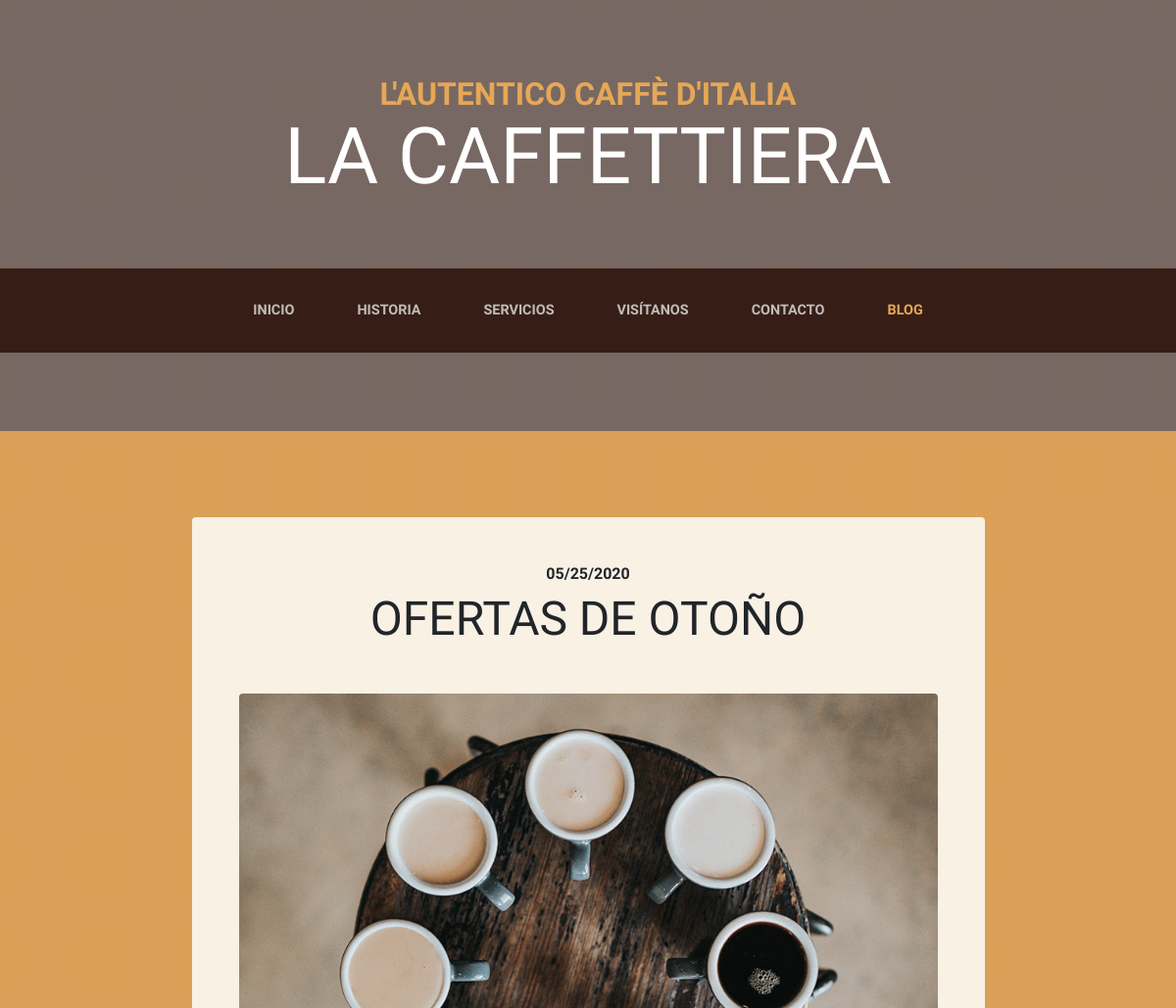
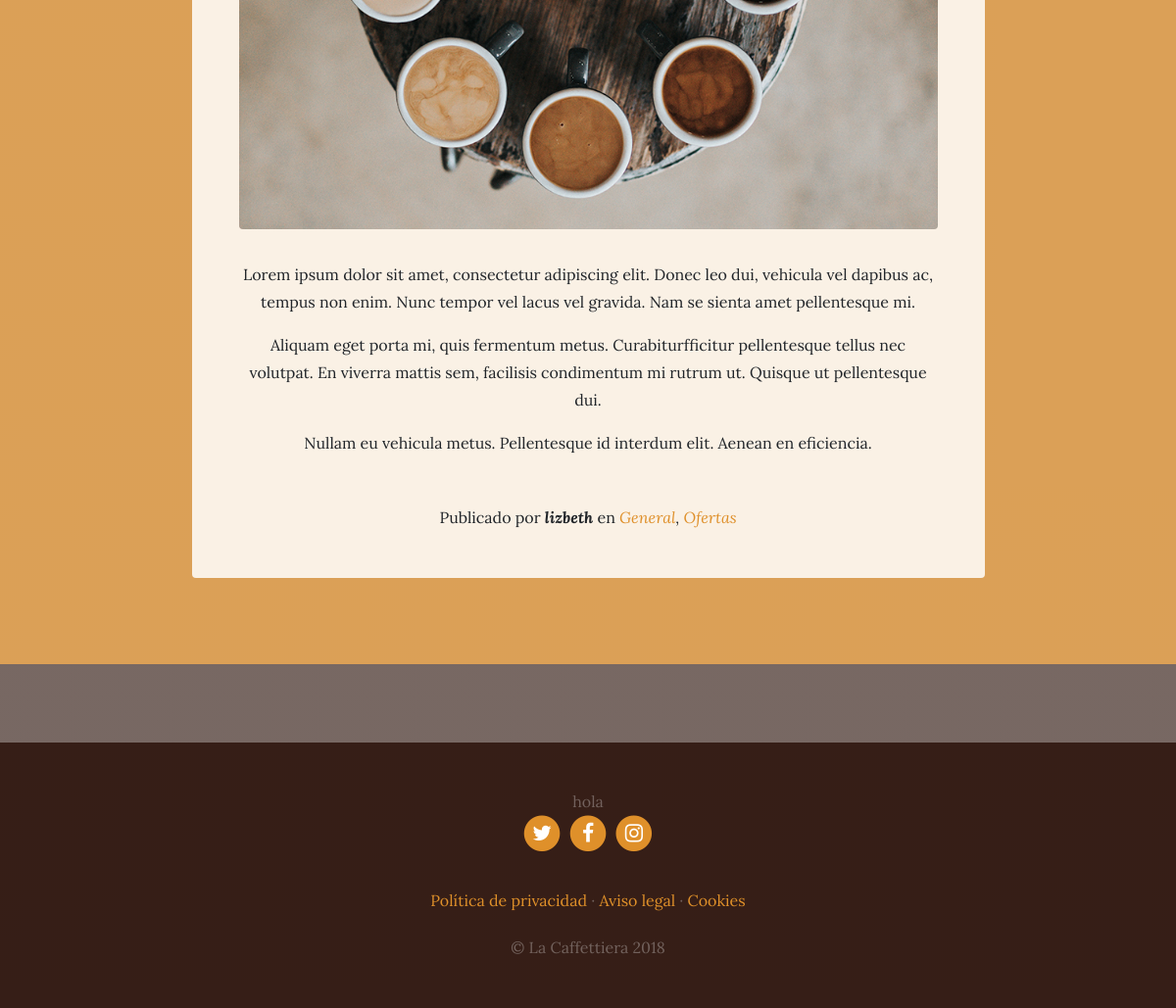
Screenshot of /blog/ with the database file from the repository (2 pictures, top to bottom).
### blog/models.py (models this page shows, shortened)
class Post(models.Model):
    title = models.CharField(max_length=200, verbose_name="Titulo")
    content = models.TextField(verbose_name="Contedido")
    published = models.DateTimeField(verbose_name="Fecha de publicación", default=now)
    image = models.ImageField(verbose_name="Imagen", upload_to="blog", null=True, blank=True)
    autor = models.ForeignKey(User, verbose_name="Autor", on_delete=models.CASCADE)
    categories = models.ManyToManyField(Category, verbose_name="Categorias", related_name="get_posts")
    created = models.DateTimeField(auto_now_add=True, verbose_name="Fecha de creación")
    updated = models.DateTimeField(auto_now=True, verbose_name="Fecha de edición")
    class meta:
        verbose_name = "entrada"
        verbose_name_plural = "entradas"
        ordering = ['-created']

class Category(models.Model):
    name = models.CharField(max_length=100, verbose_name="Nombre")
    created = models.DateTimeField(auto_now_add=True, verbose_name="Fecha de creación")
    updated = models.DateTimeField(auto_now=True, verbose_name="Fecha de edición")
    class meta:
        verbose_name = "categoria"
        verbose_name_plural = "categorias"
        ordering = ['-created']

### blog/views.py (the view)
# urls.py: path('', views.blog, name="blog"),
def blog(request):
    return render(request, "blog/blog.html", {'posts':posts})

### social/processors.py (called while the page is built)
def ctx_dict(request):
    ctx = {'test':'hola'}
    return ctx

### blog/templates/blog/blog.html (shortened to what this page needs)
{% extends 'core/base.html' %}
{% load static %}
{% block content %}
  {% for post in posts%}
    <section class="page-section cta">
      <div class="container">
        <div class="row">
          <div class="col-xl-9 mx-auto">
            <div class="cta-innerv text-center rounded">
              <h2 class="section-heading mb-5">
                <span class="section-heading-upper">{{post.published|date:"SHORT_DATE_FORMAT"}}</span>
                <span class="section-heading-lower">{{post.title}}</span>
              </h2>
              <p class="mb-0">
                <img class="mx-auto d-flex rounded img-fluid mb-3 mb-lg-0" src="{{post.image.url}}" alt="">
              </p>
              <p class="mb-0 mbt">
                {{post.content|linebreaks}}
            </p>
              <p class="mb-0 mbt">
                <span class="section-heading-under">Publicado por <em><b>{{post.autor}}</b></em> en
                  <em>
                    {% for category in post.categories.all%}
                 <a href="{% url 'category' category.id %}" class="link">{{category.name}}</a>{% if not forloop.last%}, {% endif %}
                 {% endfor%}
                  </span>
              </p>
            </div>
          </div>
        </div>
      </div>
    </section>
  {% endfor%}
{% endblock %}

### core/static/core/css/business-casual.css (style rules this page uses)
body { font-family: 'Lora'; background: linear-gradient(rgba(47, 23, 15, 0.65), rgba(47, 23, 15, 0.65)), url("../img/bg.jpg"); background-attachment: fixed; background-position: center; background-size: cover; }
h1, h2, h3, h4, h5, h6 { font-family: 'Raleway'; }
p { line-height: 1.75; }
.page-section { margin-top: 5rem; margin-bottom: 5rem; }
.section-heading { text-transform: uppercase; }
.section-heading .section-heading-upper { display: block; font-size: 1rem; font-weight: 800; padding-bottom:.5rem; }
.section-heading .section-heading-lower { display: block; font-size: 3rem; font-weight: 100; }
.cta { padding-top: 5rem; padding-bottom: 5rem; background-color: rgba(230, 167, 86, 0.9); }
.cta .cta-innerv { position: relative; padding: 3rem; margin: 0.5rem; background-color: rgba(255, 255, 255, 0.85); }
.mbt { padding-top: 2rem; }
a.link { color: #df902a; }

### rows the page displays
Post: published "05/25/2020", title "OFERTAS DE OTOÑO", image (picture), content "Lorem ipsum dolor sit amet, consectetur adipiscing elit. Donec leo dui, vehicula vel dapibus ac, tempus non enim. Nunc tempor vel lacus vel gravida. Nam se sienta amet pellentesque mi. Aliquam eget porta mi, quis fermentum metus. Curabiturfficitur pellentesque tellus nec volutpat. En viverra mattis sem, facilisis condimentum mi rutrum ut. Quisque ut pellentesque dui. Nullam eu vehicula metus. Pellentesque id interdum elit. Aenean en eficiencia.", autor "lizbeth"
Category: name "General"
Category: name "Ofertas"

### other values shown
{{ test }} "hola"
